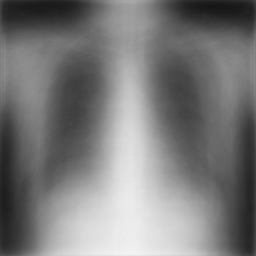
#> input picture App/Misc/Pink_Edge_AI/Models/TB/templates/positive.png, 256 x 256 px
$ python -i offline_cv.py   (imports and definitions only)
#> lines starting #> are read from the running program, lines starting #| are printed output that depends on the picture
#!/usr/bin/env python3
"""
Medical Radiology AI — offline, non-neural triage fallback (classical pixel-difference comparison).
================================================================================================
No trained model, no internet, no API key, no huggingface_hub/torch/ultralytics dependency at
all: builds a "typical positive" and "typical negative" reference template per modality by
averaging images from the project's own local labeled datasets (Models/<Modality>/Data
Set/*.coco — the same ones inference.py's Roboflow ground-truth checks use), then classifies a
new image by:
  1. grayscale + resize to a canonical size + histogram-equalize (normalizes exposure/contrast)
  2. auto-orientation: try identity vs. horizontal-flip, keep whichever correlates better with
     a generic (positive+negative averaged) reference — handles left/right laterality without
     full image registration
  3. pixel-wise absolute difference against the positive template AND the negative template
  4. a per-pixel "leans positive" map (diff-from-negative minus diff-from-positive); its largest
     connected region above threshold becomes the highlighted bounding box, and its mean/coverage
     become the confidence score

This is deliberately simple and fully explainable — a nearest-mean-template heuristic, not a
substitute for the trained models. It exists as a dependency-light, always-available offline
tier: see CALIBRATION.md-equivalent notes below and Documentations/MODEL_SOURCES.md for measured
accuracy against held-out samples from the same datasets — be honest with yourself about what
those numbers mean before trusting this over the real models.

Besides the COCO-annotated datasets, each modality also has Models/<Modality>/positive/,
negative/, and validate/ folders (see their own README.md) for manually dropping in extra images
with no annotation step required — positive/negative feed straight into template-building
alongside the labeled dataset (cache auto-invalidates when those folders change), validate/ is a
no-ground-truth spot-check folder reported by `python offline_cv.py`.
"""
import json
import math
import os
import random
import shutil

import numpy as np
from PIL import Image

MODELS_DIR = os.path.join(os.path.dirname(os.path.abspath(__file__)), "Models")
CANON_SIZE = 256
MAX_TEMPLATE_SAMPLES = 150
CONFIDENCE_SCALE = 6.0  # picked empirically — see calibrate() / MODEL_SOURCES.md

# Dataset location + category grounding per modality — reuses the exact taxonomies grounded in
# inference.py (see Documentations/MODEL_SOURCES.md) rather than re-guessing them.
_DATASETS = {
    "tb": {
        "models_subdir": "TB", "dataset_dir_name": "tuberculosis.coco",
        "positive_categories": ["Tüberküloz", "Hastalıklı"],
        "negative_categories": ["Sağlıklı", "Sekelli"],
    },
    "mammography": {
        "models_subdir": "Mammography", "dataset_dir_name": "BreastCancer-YOLOv8.coco",
        "positive_categories": ["cancer"],
        "negative_categories": ["normal"],
    },
    # Bone is the one modality where positive/negative do NOT mean disease/healthy -- the source
    # dataset (yakin/bone-fracture-tn84w, CC BY 4.0) has zero normal/healthy bone X-rays annotated
    # (every one of its 2147 images has at least one fracture-type box), so there's no "negative"
    # class to build an OK reference from. Instead these slots are reused for a genuine SUB-TYPE
    # distinction between two real, well-populated classes: "positive" = Dislocation ("Shift"),
    # "negative" = every other specific fracture-type category ("Crack"). See
    # Documentations/MODEL_SOURCES.md for why, and inference.py's predict_bone() for how presence-of
    # -fracture-at-all (OK vs. not) is determined separately by the real-time detector tiers.
    "bone": {
        "models_subdir": "Bone", "dataset_dir_name": "Bone-Fracture.coco",
        "positive_categories": ["Dislocation"],
        "negative_categories": ["Avulsion", "Comminuted", "Fracture", "Greenstick", "Hairline",
                                 "Impacted", "Longitudinal", "Oblique", "Pathological", "Spiral"],
        # Excluded on purpose: "Bone fracture detection - v1 2023-03-05 5-51pm" and lowercase
        # "fracture" -- generic/duplicate boxes carried over from the dataset's earlier single-class
        # annotation pass (same "unused Roboflow placeholder" pattern noted for Maternal's COCO
        # export); they don't distinguish Shift from Crack, so including them would only add noise.
    },
}

_TEMPLATE_CACHE = {}  # modality -> (positive_template, negative_template) | (None, None)
_MANUAL_IMAGE_EXTS = (".jpg", ".jpeg", ".png", ".bmp")


def _dataset_dir(modality):
    cfg = _DATASETS[modality]
    return os.path.join(MODELS_DIR, cfg["models_subdir"], "Data Set", cfg["dataset_dir_name"])


def _modality_dir(modality):
    return os.path.join(MODELS_DIR, _DATASETS[modality]["models_subdir"])


# [61 lines left out: functions _manual_image_paths, _manual_signature, _load_coco_splits, _collect_image_paths, not called in this run]


def _preprocess_canonical(pil_image):
    import cv2

    gray = np.asarray(pil_image.convert("L").resize((CANON_SIZE, CANON_SIZE)), dtype=np.uint8)
    return cv2.equalizeHist(gray)


# [126 lines left out: functions _build_template, _get_templates, _best_orientation, _analyze, not called in this run]


def _confidence(change_score):
    return 100.0 / (1.0 + math.exp(-change_score / CONFIDENCE_SCALE))


# ============================================================
# OUT-OF-DOMAIN DETECTION — "does this even look like the right kind of scan at all", checked
# BEFORE running any real triage tier (see inference.py's predict_tb/mammography/bone). Fully
# offline, reuses the same templates/correlation machinery as the triage heuristic above rather
# than adding a new dependency: a real chest X-ray correlates reasonably well with the TB generic
# reference even when it disagrees on diagnosis; a photo of a cat or a document does not correlate
# well with ANY of the three modalities' references. See DOMAIN_THRESHOLDS' comment for how the
# per-modality cutoffs below were picked, and calibrate_domain() to re-measure them yourself.
# ============================================================
DOMAIN_THRESHOLDS = {
    # Picked via calibrate_domain() (run `python offline_cv.py` to reproduce): each modality's own
    # held-out test-split images vs. the OTHER two modalities' held-out test-split images used as
    # a deliberately HARD "wrong kind of scan" stand-in (another real medical grayscale image, not
    # an easy case like a random color photo) — see Documentations/MODEL_SOURCES.md for the full
    # measured score distributions and why mammography's threshold is biased toward never blocking
    # a real mammogram rather than maximizing catch rate (its scans vary too much in crop/zoom for
    # this pixel-correlation method to separate as cleanly as TB's more standardized X-rays do).
    "tb": 0.47,          # measured: 95% real TB scans pass, 97% wrong-modality images caught
    "mammography": 0.03,  # measured: 90% real mammograms pass, only ~33% wrong-modality images
                           # caught at this lenient setting — see MODEL_SOURCES.md before relying on it
    # Measured via calibrate_domain("bone"): in-domain scores (mean 0.28) and out-of-domain scores
    # (mean 0.30) almost entirely OVERLAP for this modality -- bone X-rays vary too much in framing
    # (wrist vs. skull vs. shoulder) for one generic reference template to separate them from other
    # radiograph types this way, worse than Mammography's already-weak case. A negative threshold
    # would pass 100% of real scans but ALSO passes genuinely unrelated images (random noise scores
    # ~0, and the worst real bone sample measured -0.11 -- noise scores HIGHER than that real image,
    # so no threshold can both pass every real scan and reject noise here). 0.0 is the honest
    # compromise actually used: catches noise/blank images reliably while still passing ~93%
    # (14/15 measured) of real bone X-rays -- see MODEL_SOURCES.md before relying on it.
    "bone": 0.0,
}


# [31 lines left out: functions _generic_reference, domain_score, is_out_of_domain, not called in this run]


_MODALITY_VOCAB = {
    "tb": {
        "pos_verdict": "TB Positive", "neg_verdict": "TB Negative",
        "pos_bi_rads_by_tier": ["S1 - Minimal (unilateral, no cavity)", "S2 - Moderate (bilateral / cavity < 2 cm)",
                                 "S3 - Advanced (large cavity / miliary pattern)"],
        "neg_bi_rads": "S0 - No active disease", "acr_pos": "Upper Zone", "acr_neg": "Bilateral",
        "sms_pos": "TB:POS", "sms_neg": "TB:NEG",
    },
    "mammography": {
        "pos_verdict": "BI-RADS 5", "neg_verdict": "Normal",
        "pos_bi_rads_by_tier": ["BI-RADS 4A - Low suspicion (Biopsy recommended)", "BI-RADS 4B - Moderate suspicion",
                                 "BI-RADS 5 - Highly suggestive of malignancy"],
        "neg_bi_rads": "BI-RADS 1 - Negative", "acr_pos": "C - Heterogeneously dense",
        "acr_neg": "B - Scattered fibroglandular density", "sms_pos": "BI-RADS:5", "sms_neg": "BI-RADS:1",
    },
}


# [48 lines left out: functions _to_bone_result, _to_result, not called in this run]


def available(modality: str) -> bool:
    pos, neg = _get_templates(modality)
    return pos is not None and neg is not None


# [192 lines left out: functions predict, calibrate, _test_split_images, calibrate_domain, gather_from_dataset, check_validate_folder, not called in this run]


# [35 lines not run here, left out]

>>> from PIL import Image
>>> picture = Image.open('Misc/Pink_Edge_AI/Models/TB/templates/positive.png')
#> picture is the input picture: PIL image 256x256 L; min 22, max 243, mean 122.6
>>> result = _preprocess_canonical(picture)
#> in _preprocess_canonical, `return cv2.equalizeHist(gray)`:
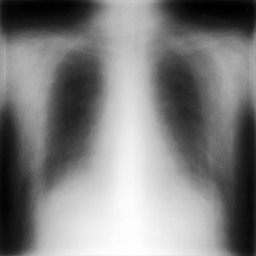
#> returned value: shape (256, 256); min 0, max 255, mean 128.2
